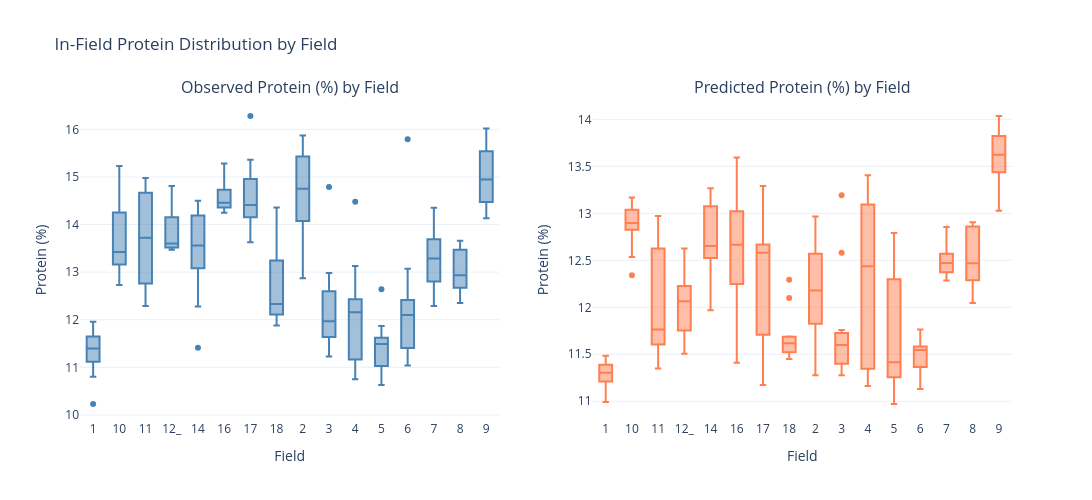

Source (notebook cell):
### Code cell
fig = make_subplots(rows=1, cols=2, subplot_titles=['Observed Protein (%) by Field', 'Predicted Protein (%) by Field'])

for fk in sorted(results_df['field_key'].unique()):
    fk_data = results_df[results_df['field_key'] == fk]
    fig.add_trace(go.Box(
        y=fk_data['protein_pct'], name=str(fk),
        marker_color='steelblue', showlegend=False,
        hovertemplate='Field ' + str(fk) + '<br>%{y:.2f}%<extra></extra>'
    ), row=1, col=1)
    fig.add_trace(go.Box(
        y=fk_data['predicted'], name=str(fk),
        marker_color='coral', showlegend=False,
        hovertemplate='Field ' + str(fk) + '<br>%{y:.2f}%<extra></extra>'
    ), row=1, col=2)

fig.update_layout(
    title='In-Field Protein Distribution by Field',
    xaxis_title='Field', yaxis_title='Protein (%)',
    xaxis2_title='Field', yaxis2_title='Protein (%)',
    width=1100, height=500,
    template='plotly_white'
)
fig.show()

### Figure 1 — Plotly figure (JSON) as saved in the notebook; plotly's stock layout.template omitted (floating-point values rounded to 4 significant figures)
{"data": [{"hovertemplate": "Field 1<br>%{y:.2f}%<extra></extra>", "marker": {"color": "steelblue"}, "name": "1", "showlegend": false, "type": "box", "xaxis": "x", "y": [11.46, 11.57, 11.29, 11.87, 11.51, 10.23, 10.8, 11.73, 11.33, 11.96, 11.24, 10.99], "yaxis": "y"}, {"hovertemplate": "Field 1<br>%{y:.2f}%<extra></extra>", "marker": {"color": "coral"}, "name": "1", "showlegend": false, "type": "box", "xaxis": "x2", "y": [11.21, 11.21, 11.21, 11.26, 11.31, 11.48, 11.3, 11.39, 11.38, 11.36, 10.99, 11.44], "yaxis": "y2"}, {"hovertemplate": "Field 10<br>%{y:.2f}%<extra></extra>", "marker": {"color": "steelblue"}, "name": "10", "showlegend": false, "type": "box", "xaxis": "x", "y": [14.88, 13.88, 14.63, 13.43, 15.23, 13.59, 13.06, 13.15, 13.29, 12.73, 13.17, 13.42], "yaxis": "y"}, {"hovertemplate": "Field 10<br>%{y:.2f}%<extra></extra>", "marker": {"color": "coral"}, "name": "10", "showlegend": false, "type": "box", "xaxis": "x2", "y": [13.17, 12.98, 12.34, 13.17, 12.92, 13.07, 12.79, 13.0, 12.53, 12.86, 12.87, 12.88], "yaxis": "y2"}, {"hovertemplate": "Field 11<br>%{y:.2f}%<extra></extra>", "marker": {"color": "steelblue"}, "name": "11", "showlegend": false, "type": "box", "xaxis": "x", "y": [12.34, 14.53, 14.81, 12.89, 13.53, 12.92, 12.63, 13.91, 12.29, 14.98, 14.82, 14.48], "yaxis": "y"}, {"hovertemplate": "Field 11<br>%{y:.2f}%<extra></extra>", "marker": {"color": "coral"}, "name": "11", "showlegend": false, "type": "box", "xaxis": "x2", "y": [11.66, 11.7, 11.83, 11.65, 12.97, 12.51, 11.56, 12.74, 11.93, 12.95, 11.42, 11.35], "yaxis": "y2"}, {"hovertemplate": "Field 12_<br>%{y:.2f}%<extra></extra>", "marker": {"color": "steelblue"}, "name": "12_", "showlegend": false, "type": "box", "xaxis": "x", "y": [13.47, 13.47, 13.55, 13.54, 13.5, 13.63, 14.81, 13.57, 13.98, 13.83, 14.49, 14.33], "yaxis": "y"}, {"hovertemplate": "Field 12_<br>%{y:.2f}%<extra></extra>", "marker": {"color": "coral"}, "name": "12_", "showlegend": false, "type": "box", "xaxis": "x2", "y": [12.24, 12.1, 12.23, 11.76, 12.22, 12.62, 12.13, 11.51, 11.77, 11.62, 12.03, 11.75], "yaxis": "y2"}, {"hovertemplate": "Field 14<br>%{y:.2f}%<extra></extra>", "marker": {"color": "steelblue"}, "name": "14", "showlegend": false, "type": "box", "xaxis": "x", "y": [13.35, 14.5, 13.37, 13.91, 14.15, 12.28, 11.41, 13.56, 14.3], "yaxis": "y"}, {"hovertemplate": "Field 14<br>%{y:.2f}%<extra></extra>", "marker": {"color": "coral"}, "name": "14", "showlegend": false, "type": "box", "xaxis": "x2", "y": [12.53, 12.79, 12.52, 13.27, 13.11, 12.56, 12.65, 13.06, 11.97], "yaxis": "y2"}, {"hovertemplate": "Field 16<br>%{y:.2f}%<extra></extra>", "marker": {"color": "steelblue"}, "name": "16", "showlegend": false, "type": "box", "xaxis": "x", "y": [15.26, 15.28, 14.43, 14.69, 14.61, 14.47, 14.25, 14.39, 14.77, 14.26, 14.33, 14.45], "yaxis": "y"}, {"hovertemplate": "Field 16<br>%{y:.2f}%<extra></extra>", "marker": {"color": "coral"}, "name": "16", "showlegend": false, "type": "box", "xaxis": "x2", "y": [13.6, 13.18, 12.67, 13.25, 12.87, 11.54, 12.0, 11.41, 12.5, 12.66, 12.69, 12.66], "yaxis": "y2"}, {"hovertemplate": "Field 17<br>%{y:.2f}%<extra></extra>", "marker": {"color": "steelblue"}, "name": "17", "showlegend": false, "type": "box", "xaxis": "x", "y": [14.32, 13.71, 14.14, 16.28, 13.63, 15.13, 14.17, 14.5, 14.58, 15.36, 14.78, 14.23], "yaxis": "y"}, {"hovertemplate": "Field 17<br>%{y:.2f}%<extra></extra>", "marker": {"color": "coral"}, "name": "17", "showlegend": false, "type": "box", "xaxis": "x2", "y": [12.57, 12.59, 12.62, 12.65, 12.54, 11.19, 11.17, 11.76, 12.69, 11.65, 13.29, 12.9], "yaxis": "y2"}, {"hovertemplate": "Field 18<br>%{y:.2f}%<extra></extra>", "marker": {"color": "steelblue"}, "name": "18", "showlegend": false, "type": "box", "xaxis": "x", "y": [11.88, 12.33, 12.28, 14.36, 12.93, 12.06, 13.53, 11.99, 12.26, 13.35, 12.74], "yaxis": "y"}, {"hovertemplate": "Field 18<br>%{y:.2f}%<extra></extra>", "marker": {"color": "coral"}, "name": "18", "showlegend": false, "type": "box", "xaxis": "x2", "y": [12.29, 11.56, 11.45, 12.1, 11.68, 11.49, 11.62, 11.69, 11.56, 11.66, 11.51], "yaxis": "y2"}, {"hovertemplate": "Field 2<br>%{y:.2f}%<extra></extra>", "marker": {"color": "steelblue"}, "name": "2", "showlegend": false, "type": "box", "xaxis": "x", "y": [15.65, 14.73, 15.75, 15.21, 14.94, 13.06, 14.77, 15.87, 13.77, 14.72, 14.38, 12.87], "yaxis": "y"}, {"hovertemplate": "Field 2<br>%{y:.2f}%<extra></extra>", "marker": {"color": "coral"}, "name": "2", "showlegend": false, "type": "box", "xaxis": "x2", "y": [12.93, 12.97, 12.24, 12.67, 12.47, 11.28, 12.31, 12.12, 11.94, 12.04, 11.71, 11.39], "yaxis": "y2"}, {"hovertemplate": "Field 3<br>%{y:.2f}%<extra></extra>", "marker": {"color": "steelblue"}, "name": "3", "showlegend": false, "type": "box", "xaxis": "x", "y": [11.56, 11.91, 12.98, 11.23, 11.7, 11.91, 12.74, 12.35, 12.46, 11.57, 14.79, 12.03], "yaxis": "y"}, {"hovertemplate": "Field 3<br>%{y:.2f}%<extra></extra>", "marker": {"color": "coral"}, "name": "3", "showlegend": false, "type": "box", "xaxis": "x2", "y": [11.69, 11.28, 11.44, 11.29, 11.36, 11.76, 11.63, 12.58, 11.53, 11.63, 13.19, 11.57], "yaxis": "y2"}, {"hovertemplate": "Field 4<br>%{y:.2f}%<extra></extra>", "marker": {"color": "steelblue"}, "name": "4", "showlegend": false, "type": "box", "xaxis": "x", "y": [14.48, 12.4, 12.2, 13.13, 11.27, 12.16, 12.03, 11.11, 12.44, 10.75, 11.13], "yaxis": "y"}, {"hovertemplate": "Field 4<br>%{y:.2f}%<extra></extra>", "marker": {"color": "coral"}, "name": "4", "showlegend": false, "type": "box", "xaxis": "x2", "y": [13.41, 12.48, 13.18, 12.87, 13.17, 11.5, 12.44, 11.29, 11.61, 11.18, 11.16], "yaxis": "y2"}, {"hovertemplate": "Field 5<br>%{y:.2f}%<extra></extra>", "marker": {"color": "steelblue"}, "name": "5", "showlegend": false, "type": "box", "xaxis": "x", "y": [11.87, 11.51, 10.63, 12.64, 11.5, 11.66, 11.49, 11.18, 11.19, 10.98, 10.88], "yaxis": "y"}, {"hovertemplate": "Field 5<br>%{y:.2f}%<extra></extra>", "marker": {"color": "coral"}, "name": "5", "showlegend": false, "type": "box", "xaxis": "x2", "y": [11.41, 12.31, 12.32, 11.25, 10.97, 12.27, 11.23, 11.26, 11.27, 11.71, 12.79], "yaxis": "y2"}, {"hovertemplate": "Field 6<br>%{y:.2f}%<extra></extra>", "marker": {"color": "steelblue"}, "name": "6", "showlegend": false, "type": "box", "xaxis": "x", "y": [12.11, 12.09, 12.13, 12.7, 11.09, 11.04, 12.11, 11.44, 11.37, 13.07, 15.79, 11.82], "yaxis": "y"}, {"hovertemplate": "Field 6<br>%{y:.2f}%<extra></extra>", "marker": {"color": "coral"}, "name": "6", "showlegend": false, "type": "box", "xaxis": "x2", "y": [11.7, 11.55, 11.38, 11.54, 11.76, 11.58, 11.55, 11.3, 11.4, 11.58, 11.13, 11.35], "yaxis": "y2"}, {"hovertemplate": "Field 7<br>%{y:.2f}%<extra></extra>", "marker": {"color": "steelblue"}, "name": "7", "showlegend": false, "type": "box", "xaxis": "x", "y": [13.18, 13.71, 13.28, 12.29, 12.74, 12.87, 14.35, 12.35, 13.29, 14.32, 13.31, 13.67], "yaxis": "y"}, {"hovertemplate": "Field 7<br>%{y:.2f}%<extra></extra>", "marker": {"color": "coral"}, "name": "7", "showlegend": false, "type": "box", "xaxis": "x2", "y": [12.55, 12.46, 12.86, 12.48, 12.34, 12.53, 12.46, 12.73, 12.34, 12.4, 12.59, 12.29], "yaxis": "y2"}, {"hovertemplate": "Field 8<br>%{y:.2f}%<extra></extra>", "marker": {"color": "steelblue"}, "name": "8", "showlegend": false, "type": "box", "xaxis": "x", "y": [13.53, 13.66, 13.46, 12.93, 12.78, 13.16, 13.48, 12.7, 12.64, 12.35, 12.52, 12.94], "yaxis": "y"}, {"hovertemplate": "Field 8<br>%{y:.2f}%<extra></extra>", "marker": {"color": "coral"}, "name": "8", "showlegend": false, "type": "box", "xaxis": "x2", "y": [12.82, 12.89, 12.48, 12.46, 12.21, 12.32, 12.4, 12.05, 12.9, 12.84, 12.88, 12.25], "yaxis": "y2"}, {"hovertemplate": "Field 9<br>%{y:.2f}%<extra></extra>", "marker": {"color": "steelblue"}, "name": "9", "showlegend": false, "type": "box", "xaxis": "x", "y": [14.13, 14.5, 14.7, 14.59, 14.45, 15.19, 15.28, 15.56, 15.52, 16.02, 14.38, 15.91], "yaxis": "y"}, {"hovertemplate": "Field 9<br>%{y:.2f}%<extra></extra>", "marker": {"color": "coral"}, "name": "9", "showlegend": false, "type": "box", "xaxis": "x2", "y": [13.82, 13.83, 14.04, 13.81, 13.74, 13.89, 13.51, 13.48, 13.25, 13.48, 13.39, 13.03], "yaxis": "y2"}], "layout": {"annotations": [{"font": {"size": 16}, "showarrow": false, "text": "Observed Protein (%) by Field", "x": 0.225, "xanchor": "center", "xref": "paper", "y": 1, "yanchor": "bottom", "yref": "paper"}, {"font": {"size": 16}, "showarrow": false, "text": "Predicted Protein (%) by Field", "x": 0.775, "xanchor": "center", "xref": "paper", "y": 1, "yanchor": "bottom", "yref": "paper"}], "height": 500, "title": {"text": "In-Field Protein Distribution by Field"}, "width": 1100, "xaxis": {"anchor": "y", "domain": [0, 0.45], "title": {"text": "Field"}}, "xaxis2": {"anchor": "y2", "domain": [0.55, 1], "title": {"text": "Field"}}, "yaxis": {"anchor": "x", "domain": [0, 1], "title": {"text": "Protein (%)"}}, "yaxis2": {"anchor": "x2", "domain": [0, 1], "title": {"text": "Protein (%)"}}}}
